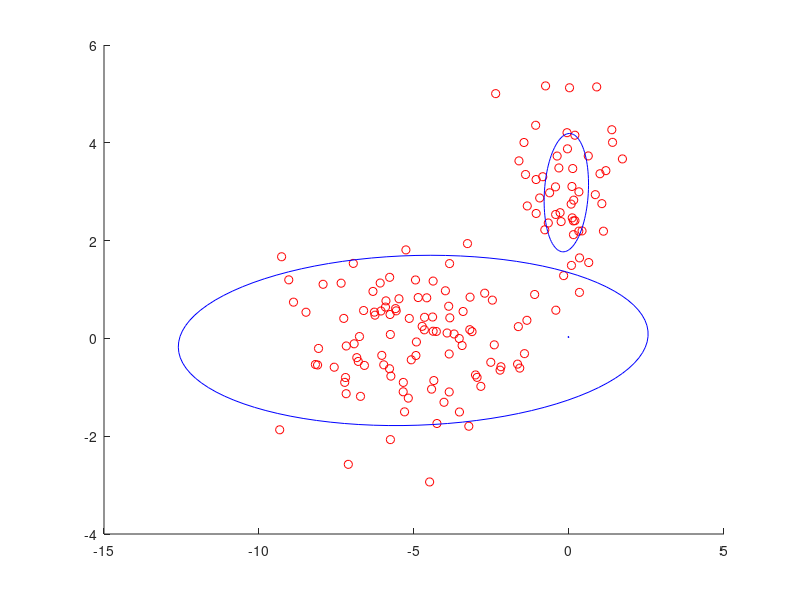

MATLAB code for this plot:
x=[2*randn(1,100)-5 randn(1,50); randn(1,100) randn(1,50)+3];
[d,n]=size(x); m=5; e=rand(n,m); W=zeros(d,d,m); b0=1;
for o=1:10000
  e=e./repmat(sum(e,2),[1 m]); 
  g=sum(e); a=1+g; b=b0+g; nu=3+g; w=a/sum(a);
  xe=x*e; c=xe./repmat(g,[d 1]); h=xe./repmat(b,[d 1]); 
  for k=1:m
    t1=x-repmat(c(:,k),[1 n]); t2=x-repmat(h(:,k),[1 n]);
    W(:,:,k)=inv(eye(d)+(t1.*repmat(e(:,k)',[d 1]))*t1' ...
                 +c(:,k)*c(:,k)'*b0*g(k)/(b0+g(k)));
    t3=sum(psi((nu(k)+1-[1:d])/2))+log(det(W(:,:,k)));
    e(:,k)=exp(t3/2+psi(a(k))-psi(sum(a))-d/2/b(k) ...
               -sum(t2.*(W(:,:,k)*t2))*nu(k)/2);
  end
  if o>1 && norm(w-w0)+norm(h-h0)+norm(W(:)-W0(:))<0.001
    break
  end
  w0=w; h0=h; W0=W;
end

figure(1); clf; hold on
plot(x(1,:),x(2,:),'ro'); v=linspace(0,2*pi,100);
for k=1:m
  [V,D]=eig(nu(k)*W(:,:,k));
  X=3*w(k)*V'*[cos(v)/D(1,1); sin(v)/D(2,2)];
  plot(h(1,k)+X(1,:),h(2,k)+X(2,:),'b-')
end
